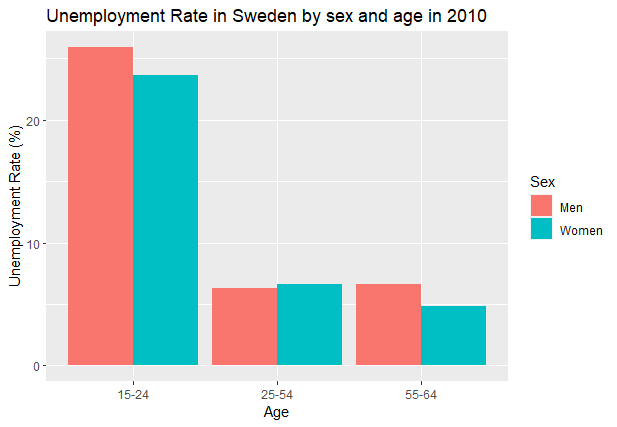

Source code (R):
library(ggplot2)
library(dplyr)

data <- read.delim("GENDER_EMP_19032023152556091.txt", sep = "\t")
sw_data <- data[data$Country == "Sweden" & data$TIME == "2010" & data$IND == "EMP3" & (data$Sex == "Men" | data$Sex == "Women") & (data$AGE == "1524" | data$AGE == "2554"| data$AGE == "5564"), ]

ggplot(sw_data, aes(x = Age.Group, y = Value, fill = Sex)) +
  geom_bar(stat = "identity", position = "dodge") +
  labs(title = "Unemployment Rate in Sweden by sex and age in 2010",
       x = "Age",
       y = "Unemployment Rate (%)",
       fill = "Sex")
